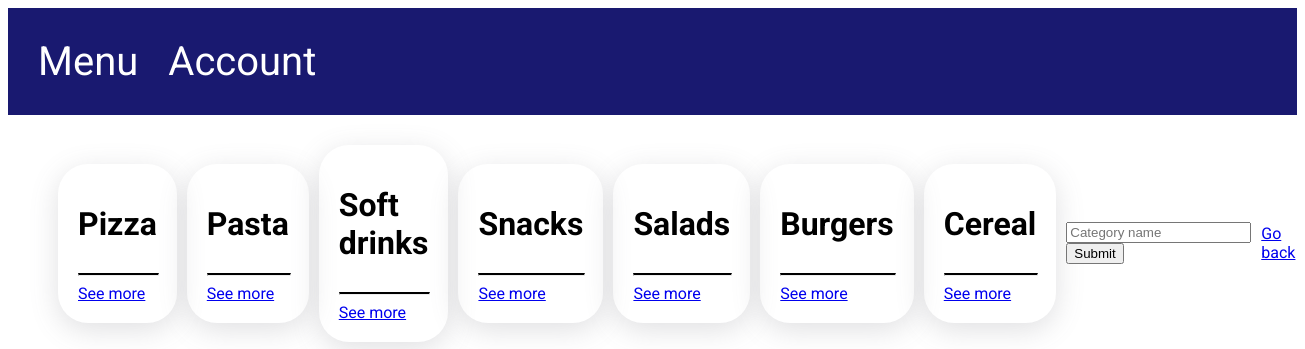
The app's page /admin/categories (signed in) with its own data.
### models.py (models this page shows, shortened)
class Category(Base):
    __tablename__ = "category"
    id = Column(Integer, primary_key=True)
    category_name = Column(String(50), unique=True)
    dish = relationship("Dish", back_populates="category")

### app.py (the view, shortened to what this page needs)
@app.route('/admin/categories', methods=['GET', 'POST'])
def admin_categories():  # Alchemy
    if session.get("user_id") is None:
        return app.redirect("/user/sign_in")
    if session.get("user_type") == 0:
        return app.redirect('/menu', 302)
    database.init_db()
    categories = database.db_session.query(Category)
    return render_template("admin_categories.html", categories=categories)

### database.py (called while the page is built)
def init_db():
    import models
    Base.metadata.create_all(bind=engine)

### templates/admin_categories.html
{% extends 'base.html' %}
{% block content %}
    <div class="container user_addresses">
        {% for category in categories %}
            <div class="content-holder orders">
                <h1>{{ category.category_name }}</h1>
                <hr class="line">
                <a href="/admin/categories/{{ category.category_name }}"> See more </a>
            </div>
        {% endfor %}
        <form method = "POST">
            <input type="text" name="category_name" placeholder="Category name">
            <input type = submit>
        </form>
        <a href="/admin"> Go back </a>
    </div>
{% endblock %}

### static/css/style.css (style rules this page uses)
body { font-family: 'Roboto', sans-serif; }
.container { padding: 30px 50px 30px 50px; }
.content-holder { display: flex; flex-direction: column; border-radius: 30px; padding: 20px; box-shadow: rgba(100, 100, 111, 0.2) 0px 7px 29px 0px; }
.line { border-top: 2px solid black; width: 100% }
.user_addresses { display: flex; align-items: center; gap: 10px; }

### records on screen
Category: category_name "Pizza"
Category: category_name "Pasta"
Category: category_name "Soft drinks"
Category: category_name "Snacks"
Category: category_name "Salads"
Category: category_name "Burgers"
Category: category_name "Cereal"
